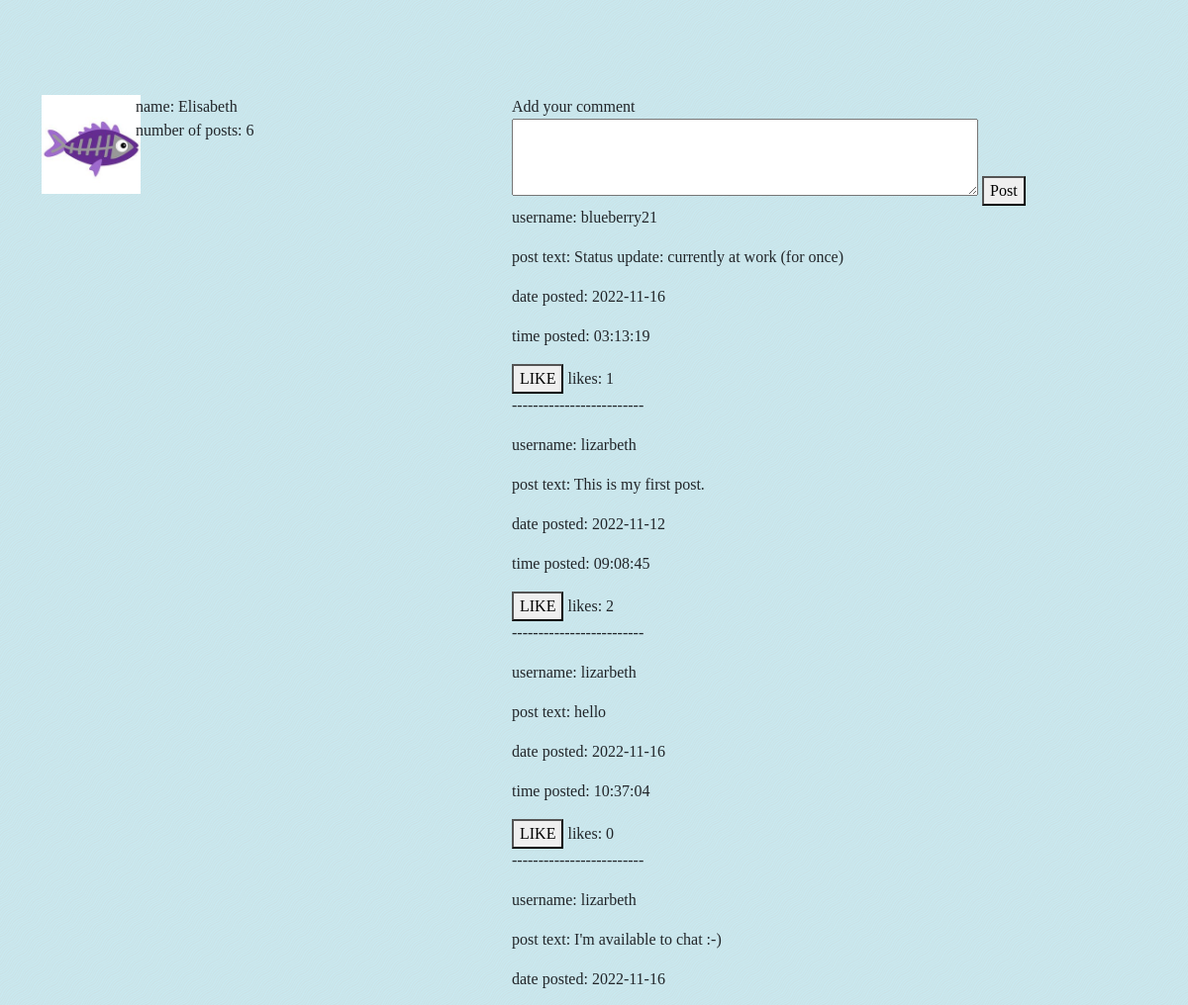
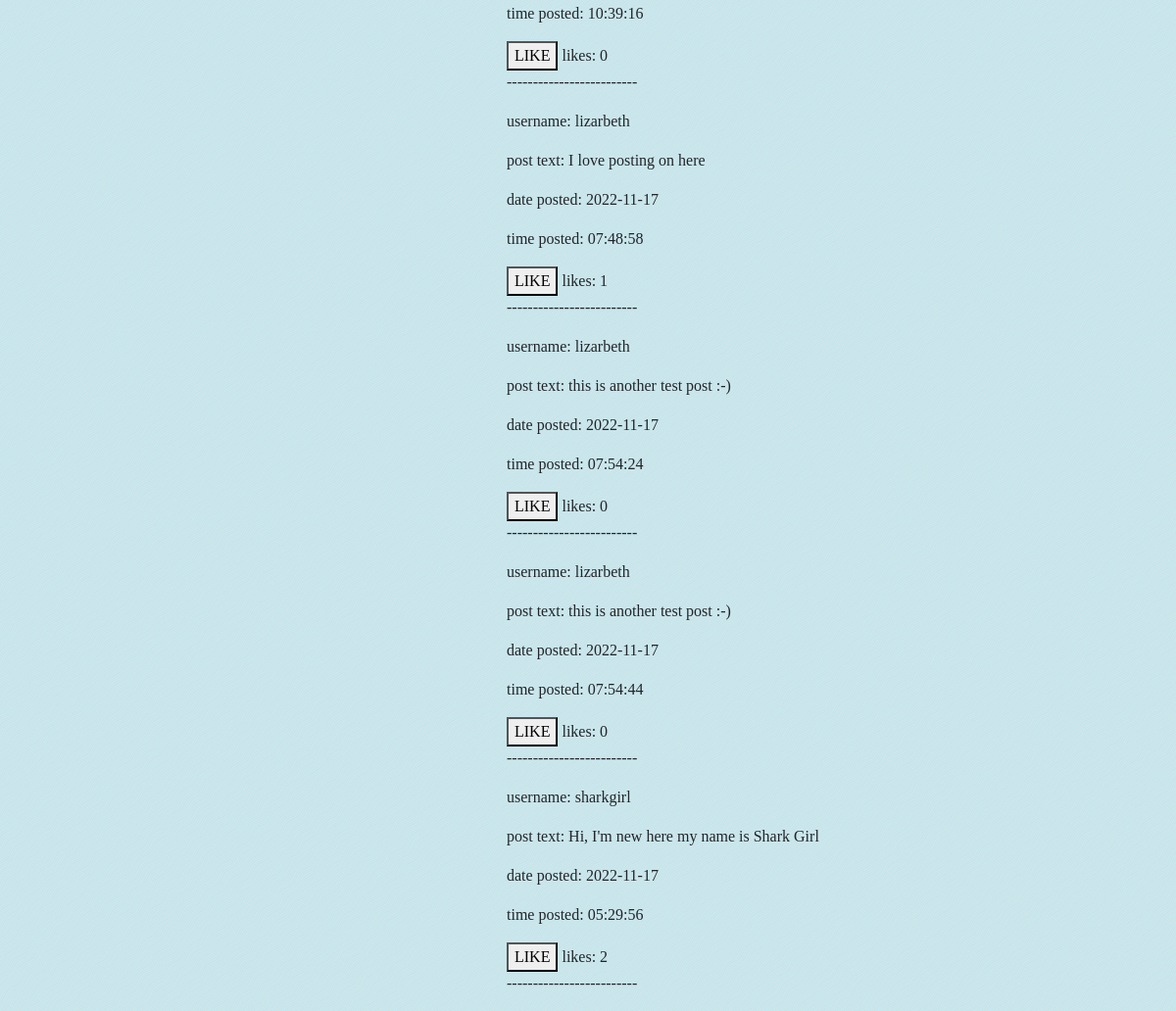
/dashboard.php, run on an earlier commit of the app's database (2 pictures, top to bottom).
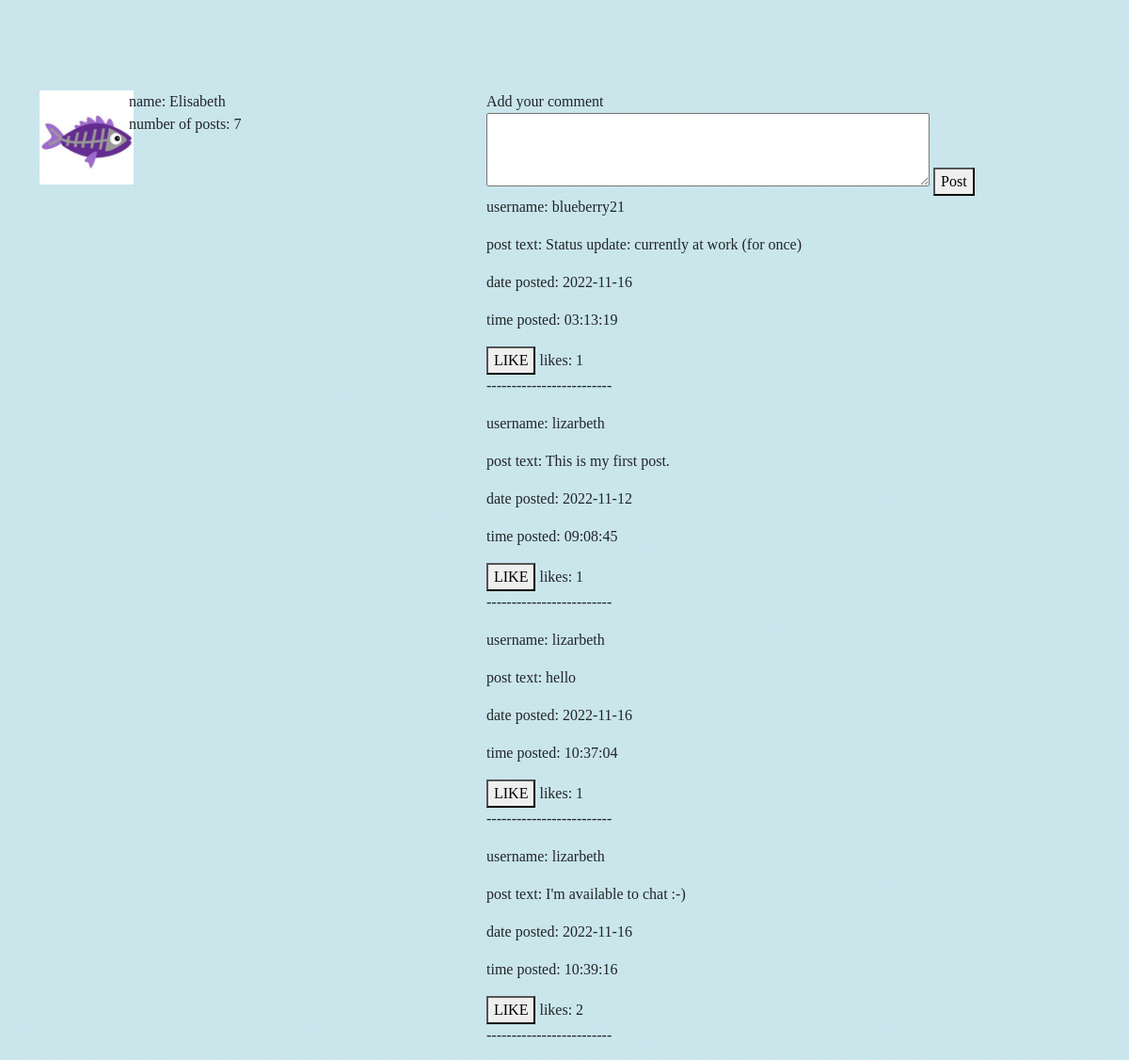
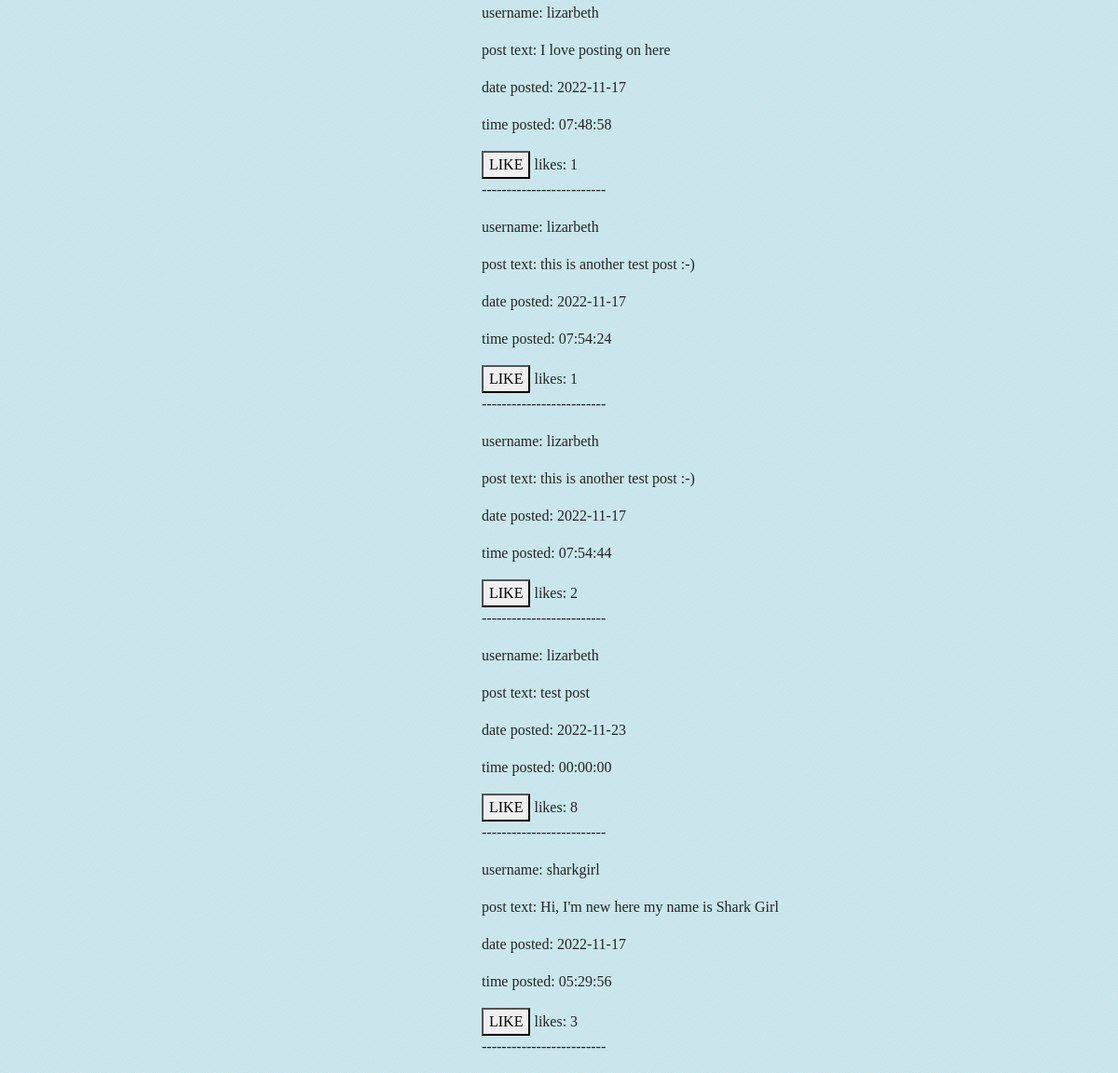
And on a later commit of the database (2 pictures, top to bottom).
### tables this page shows
CREATE TABLE `users` (
  `username` varchar(70) NOT NULL,
  `firstName` varchar(50) NOT NULL,
  `lastName` varchar(50) NOT NULL,
  `password` varchar(150) NOT NULL,
  `email` varchar(150) NOT NULL,
  `count` int(20) NOT NULL,
  `pic` tinytext NOT NULL
);

CREATE TABLE `posts` (
  `postText` longtext NOT NULL,
  `user` varchar(50) NOT NULL,
  `date` date NOT NULL DEFAULT current_timestamp(),
  `time` time NOT NULL DEFAULT current_timestamp(),
  `postID` int(50) NOT NULL,
  `likeCount` int(11) NOT NULL DEFAULT 0,
  `commentCount` int(11) NOT NULL DEFAULT 0
);

### dashboard.php (the view, shortened to what this page needs)
<?php
    $db = new mysqli("localhost", "INFX371", "P*ssword", "friend");
    $userDetails = $db->query("SELECT username, firstName, lastName, pic FROM users");
    $users = $userDetails->fetch_assoc();
    $postDetails = $db->query("SELECT p.postText, p.user, p.date, p.time, p.likeCount
                                FROM posts p JOIN users u on u.username=p.user
                                WHERE p.user IN (SELECT user1 FROM friends WHERE user2='lizarbeth')
                                OR p.user IN (SELECT user2 FROM friends WHERE user1='lizarbeth')
                                OR (p.user='lizarbeth')");
    $count = $db->query("SELECT COUNT(postID) FROM posts WHERE user='lizarbeth'");
    $countPosts = $count->fetch_column();
?>
<!DOCTYPE html>
<html lang="en">
    <head>
        <link href="https://cdn.jsdelivr.net/npm/bootstrap@5.0.2/dist/css/bootstrap.min.css" rel="stylesheet">
        <link href="dashboard.css" rel="stylesheet" type="text/css">
    </head>
    <body>
        <div class="container">
            <div class="row align-items-start">
            <div class="col-sm-1 pt-5 mt-5">
                <img src=<?php echo $users['pic'];?> alt=profile pic></img>
            </div>
                <div class="col-sm-4 pt-5 mt-5">
                    <p> name: <?=$users['firstName'];?> </p>
                    <p> number of posts: <?php echo $countPosts; ?></p>
                </div>
            <div class="col-6 pt-5 mt-5">
                <form method="POST" action="dashboard.php">
                    <label for="text">Add your comment</label><br>
                    <textarea name="text" id="text" rows="3" cols="50"></textarea>
                    <button type="submit">Post</button>
                </form>
            </div>
            </div>
        </div>
        <div class="container">
            <div class="row justify-content-center">
            <div class="col-sm-6 offset-sm-4">
                <?php
                    foreach($postDetails as $row){ ?>
                        <p> username: <?=$row["user"];?> </p>
                        <p> post text: <?=$row['postText'];?> </p>
                        <p> date posted: <?=$row['date'];?> </p>
                        <p> time posted: <?=$row['time'];?> </p>
                        <form class="likeButton" action="dashboard.php" method="POST">
                            <button type="submit">LIKE</button>
                            <label for="button">likes: <?=$row['likeCount']?></label>
                        </form>
                        <p> ------------------------- </p>
                    <?php
                    } ?>
            </div>
            </div>
        </div>
    </body>
</html>

### dashboard.css (style rules this page uses)
body { background: #caf0f8 url("diagonal-waves.png") repeat; font-family: 'Fauna One', serif; font-size: 16px; }
div.col-sm-1.pt-5.mt-5 > img { width: 100px; }
div.col-sm-4.pt-5.mt-5 > p { text-align: justify; margin: auto; }

What changed in the data, as far as the page shows it:
changed posts "This is my first post.": likeCount "2" → "1"
changed posts "hello": likeCount "0" → "1"
changed posts "I'm available to chat :-)": likeCount "0" → "2"
changed posts (number 6 of 9 on the later page): likeCount "0" → "1"
changed posts (number 7 of 9 on the later page): likeCount "0" → "2"
added posts: user "lizarbeth", postText "test post", date "2022-11-23", time "00:00:00", likeCount "8"
changed posts "sharkgirl": likeCount "2" → "3"
Also different on the page:
$countPosts: "6" → "7"
